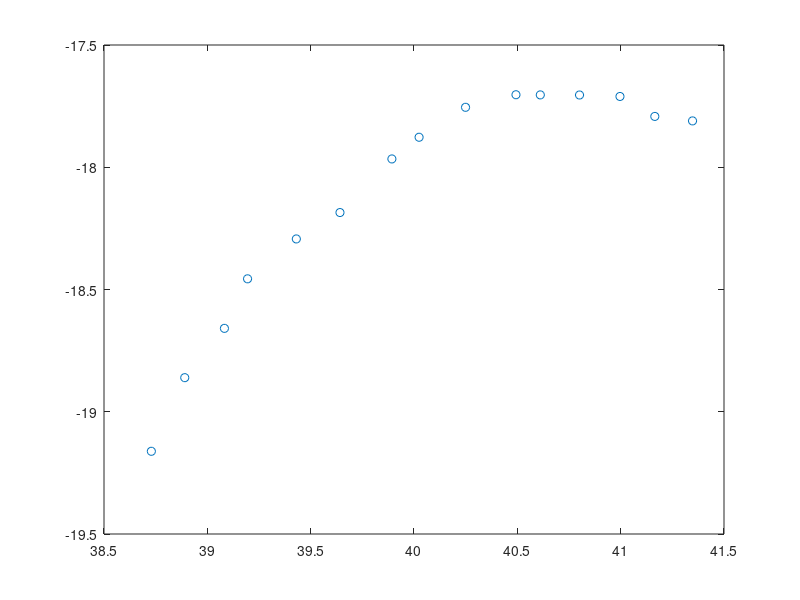

The MATLAB source for this figure: (Note: this script raises an error after producing the figure.)
A = [41.3477   41.1652   40.9966   40.8009   40.6111   40.4934   40.2494   40.0246   39.8930   39.6418   39.4306   39.1946   39.0827   38.8907   38.7291;        -17.8104  -17.7921  -17.7105  -17.7045  -17.7041  -17.7034  -17.7548  -17.8773  -17.9660  -18.1852  -18.2932  -18.4563  -18.6589  -18.8606  -19.1617]; 

plot(A(1,:),A(2,:), 'o');

hold on

[B, b] = Elipse(A);

%x = B\b;
x = TLSQR(B,b);

v = [1;x];

f = @(x,y) [x.^2 x.*y y.^2 x y 1]*v; 

fimplicit(f);

b = x(1);
c = x(2);
d = x(3);
e = x(4);
f = x(5);

p = @(x) (-b.*x-e+((b.*x+e).^2-4.*c.*(x.^2+d.*x+f)).^(0.5))/(2.*c);

X = linspace(38,42,1000);

plot(X, p(X));

dist = @(x) norm( [x; p(x)] - [38.8907; -18.8606]);

m = fminbnd(dist,38,42)

dist(m)